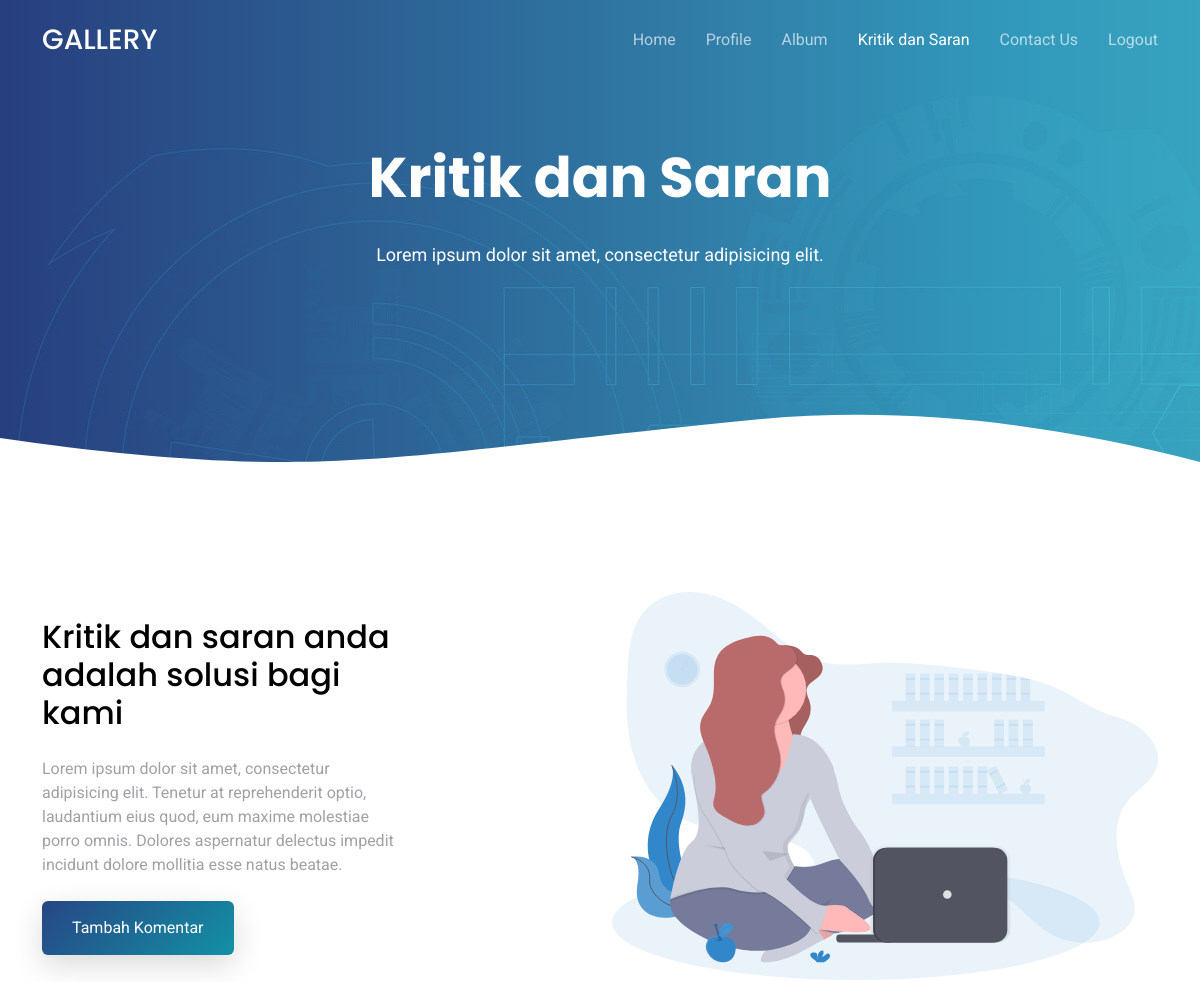
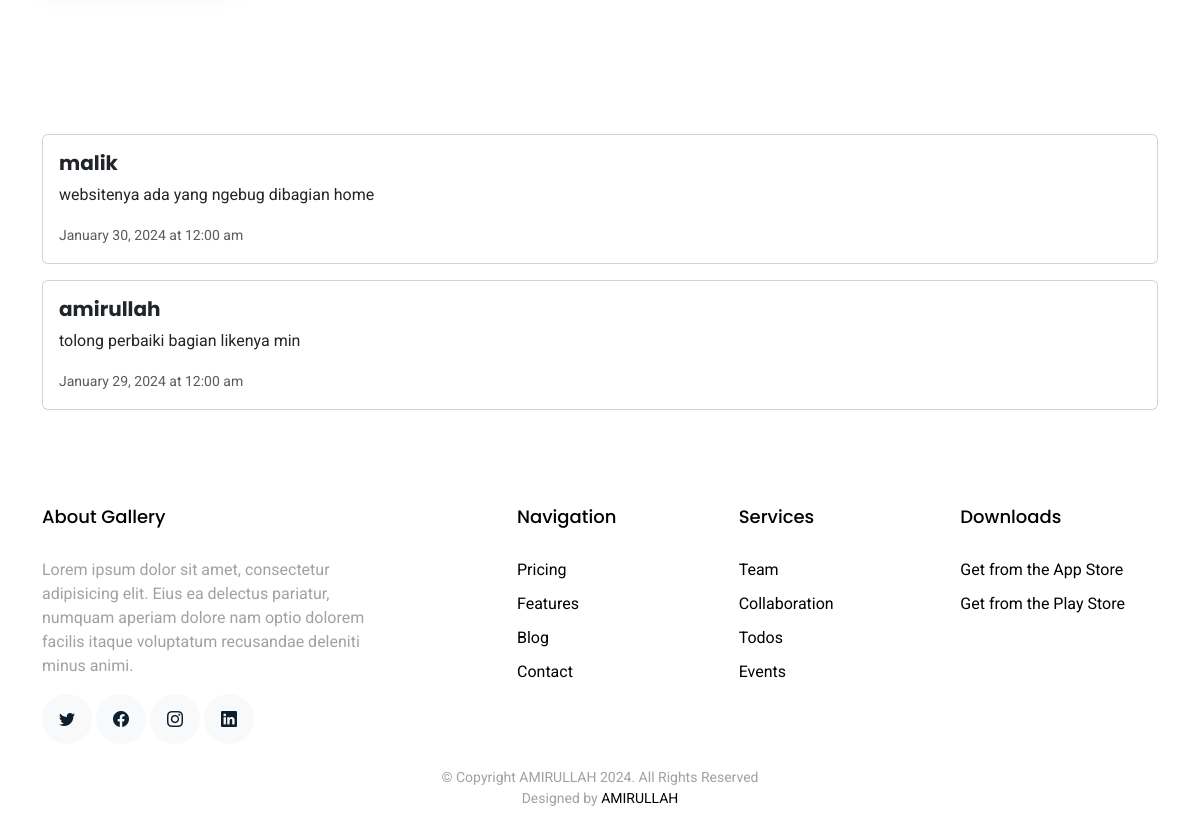
The page /user/saran.php on the database its author committed (2 pictures, top to bottom).
### tables this page shows
CREATE TABLE `saran` (
  `saranid` int(11) NOT NULL,
  `userid` int(11) NOT NULL,
  `isisaran` varchar(255) NOT NULL,
  `tanggalsaran` date NOT NULL
);

CREATE TABLE `user` (
  `userid` int(11) NOT NULL,
  `username` varchar(255) NOT NULL,
  `password` varchar(255) NOT NULL,
  `email` varchar(255) NOT NULL,
  `namalengkap` varchar(225) NOT NULL,
  `alamat` text NOT NULL,
  `tanggal_tambah` date NOT NULL
);

### user/saran.php (the view, shortened to what this page needs)
<?php
include 'koneksi.php';
function getDataSaran($conn) {
    $sql = mysqli_query($conn, "SELECT saran.*, user.namalengkap FROM saran
                                 JOIN user ON saran.userid = user.userid
                                 ORDER BY saran.tanggalsaran DESC");
    $data = array();
    while ($row = mysqli_fetch_assoc($sql)) {
        $data[] = $row;
    }
    return $data;
}
?>
<!DOCTYPE html>
<html lang="en">
<head>
  <link href="assets/vendor/aos/aos.css" rel="stylesheet">
  <link href="assets/vendor/bootstrap/css/bootstrap.min.css" rel="stylesheet">
  <link href="assets/vendor/bootstrap-icons/bootstrap-icons.css" rel="stylesheet">
  <link href="assets/vendor/boxicons/css/boxicons.min.css" rel="stylesheet">
  <link href="assets/vendor/swiper/swiper-bundle.min.css" rel="stylesheet">
  <link href="assets/css/style.css" rel="stylesheet">
</head>
<body>
  <header id="header" class="fixed-top d-flex align-items-center">
    <div class="container d-flex justify-content-between align-items-center">
      <div class="logo">
        <h1><a href="index.html">GALLERY</a></h1>
      </div>
      <nav id="navbar" class="navbar">
        <ul>
          <li><a class="" href="index.php">Home</a></li>
          <li><a href="profile.php">Profile</a></li>
          <li><a href="album.php">Album</a></li>
          <li><a class="active" href="saran.php">Kritik dan Saran</a></li>
          <li><a href="contact.php">Contact Us</a></li>
      <li><a href="logout.php">Logout</a></li>
        </ul>
      </nav>
    </div>
  </header>
  <main id="main">
    <div class="hero-section inner-page">
      <div class="wave">
      </div>
      <div class="container">
        <div class="row align-items-center">
          <div class="col-12">
            <div class="row justify-content-center">
              <div class="col-md-7 text-center hero-text">
                <h1 data-aos="fade-up" data-aos-delay="">Kritik dan Saran</h1>
                <p class="mb-5" data-aos="fade-up" data-aos-delay="100">Lorem ipsum dolor sit amet, consectetur adipisicing elit.</p>
              </div>
            </div>
          </div>
        </div>
      </div>
    </div>
    <section class="section">
      <div class="container">
        <div class="row align-items-center">
          <div class="col-md-4 me-auto">
            <h2 class="mb-4">Kritik dan saran anda adalah solusi bagi kami</h2>
            <p class="mb-4">Lorem ipsum dolor sit amet, consectetur adipisicing elit. Tenetur at reprehenderit optio,
              laudantium eius quod, eum maxime molestiae porro omnis. Dolores aspernatur delectus impedit incidunt
              dolore mollitia esse natus beatae.</p>
              <button type="button" class="btn btn-primary" data-toggle="modal" data-target="#modalTambahSaran">Tambah Komentar</button>
          </div>
          <div class="col-md-6" data-aos="fade-left">
            <img src="assets/img/undraw_svg_2.svg" alt="Image" class="img-fluid">
          </div>
        </div>
      </div>
    </section>
  <div class="container mt-4">
    <?php
    $dataSaran = getDataSaran($conn);
    foreach ($dataSaran as $saran) {
    ?>
        <div class="card mb-3">
            <div class="card-body">
                <h5 class="card-title"><strong><?= $saran['namalengkap'] ?></strong></h5>
                <p class="card-text"><?= $saran['isisaran'] ?></p>
                <div class="d-flex justify-content-between align-items-center">
                    <div class="text-muted">
                        <small><?= date('F j, Y \a\t g:i a', strtotime($saran['tanggalsaran'])) ?></small>
                    </div>
                </div>
            </div>
        </div>
    <?php
    }
    ?>
</div>
  </main>
  <footer class="footer" role="contentinfo">
    <div class="container">
      <div class="row">
        <div class="col-md-4 mb-4 mb-md-0">
          <h3>About Gallery</h3>
          <p>Lorem ipsum dolor sit amet, consectetur adipisicing elit. Eius ea delectus pariatur, numquam aperiam
            dolore nam optio dolorem facilis itaque voluptatum recusandae deleniti minus animi.</p>
          <p class="social">
            <a href="#"><span class="bi bi-twitter"></span></a>
            <a href="#"><span class="bi bi-facebook"></span></a>
            <a href="#"><span class="bi bi-instagram"></span></a>
            <a href="#"><span class="bi bi-linkedin"></span></a>
          </p>
        </div>
        <div class="col-md-7 ms-auto">
          <div class="row site-section pt-0">
            <div class="col-md-4 mb-4 mb-md-0">
              <h3>Navigation</h3>
              <ul class="list-unstyled">
                <li><a href="#">Pricing</a></li>
                <li><a href="#">Features</a></li>
                <li><a href="#">Blog</a></li>
                <li><a href="#">Contact</a></li>
              </ul>
            </div>
            <div class="col-md-4 mb-4 mb-md-0">
              <h3>Services</h3>
              <ul class="list-unstyled">
                <li><a href="#">Team</a></li>
                <li><a href="#">Collaboration</a></li>
                <li><a href="#">Todos</a></li>
                <li><a href="#">Events</a></li>
              </ul>
            </div>
            <div class="col-md-4 mb-4 mb-md-0">
              <h3>Downloads</h3>
              <ul class="list-unstyled">
                <li><a href="#">Get from the App Store</a></li>
                <li><a href="#">Get from the Play Store</a></li>
              </ul>
            </div>
          </div>
        </div>
      </div>
      <div class="row justify-content-center text-center">
        <div class="col-md-7">
          <p class="copyright">&copy; Copyright AMIRULLAH 2024. All Rights Reserved</p>
          <div class="credits">
            Designed by <a href="#">AMIRULLAH</a>
          </div>
        </div>
      </div>
    </div>
  </footer>
</body>
</html>

### user/assets/css/style.css (style rules this page uses)
html { overflow-x: hidden; }
body { font-family: "Roboto", sans-serif; color: #9fa1a4; line-height: 1.5; }
a { color: #777; text-decoration: none; transition: 0.3s all ease; }
h1, h2, h3, h4, h5, h6, .font-heading { font-family: "Poppins", sans-serif; color: #000; }
.container { z-index: 2; position: relative; }
section { overflow: hidden; }
.section { padding: 7rem 0; }
.btn { border: none; padding: 15px 30px !important; }
.btn.btn-primary { background: #2d71a1; background: linear-gradient(-45deg, #1391a5, #274685); color: #fff; box-shadow: 0 10px 30px 0 rgba(0, 0, 0, 0.15); }
#header { height: 80px; transition: all 0.5s; z-index: 997; transition: all 0.5s; }
#header .logo h1 { font-size: 28px; margin: 0; padding: 4px 0; line-height: 1; font-weight: 500; }
#header .logo h1 a, #header .logo h1 a:hover { color: #fff; text-decoration: none; }
.navbar { padding: 0; }
.navbar ul { margin: 0; padding: 0; display: flex; list-style: none; align-items: center; }
.navbar li { position: relative; }
.navbar a, .navbar a:focus { display: flex; align-items: center; justify-content: space-between; padding: 10px 0 10px 30px; font-size: 16px; font-weight: 400; color: rgba(255, 255, 255, 0.65); white-space: nowrap; transition: 0.3s; }
.navbar a:hover, .navbar .active, .navbar .active:focus, .navbar li:hover>a { color: #fff; }
.hero-section { background: linear-gradient(to right, rgba(39, 70, 133, 0.8) 0%, rgba(61, 179, 197, 0.8) 100%), url(../img/hero-bg.jpg); position: relative; }
.hero-section .wave { width: 100%; overflow: hidden; position: absolute; z-index: 1; bottom: -150px; }
.hero-section .wave svg { width: 100%; }
.hero-section, .hero-section>.container>.row { height: 100vh; min-height: 880px; }
.hero-section.inner-page { height: 60vh; min-height: 0; }
.hero-section.inner-page .hero-text { transform: translateY(-150px); margin-top: -120px; }
.hero-section h1 { font-size: 3.5rem; color: #fff; font-weight: 700; margin-bottom: 30px; }
.hero-section p { font-size: 18px; color: #fff; }
.footer { padding: 5rem 0 2.5rem 0; }
.footer h3 { font-size: 18px; margin-bottom: 30px; }
.footer ul li { margin-bottom: 10px; }
.footer a { color: #000; }
.footer .copyright { margin-bottom: 0px; }
.footer .copyright, .footer .credits { font-size: 14px; }
.social a { display: inline-block; width: 50px; height: 50px; border-radius: 50%; background: #f8f9fa; position: relative; text-align: center; transition: 0.3s background ease; color: #0d1e2d; line-height: 0; }
.social a span { display: inline-block; left: 50%; position: absolute; top: 50%; transform: translate(-50%, -50%); }

### rows shown on the page
saran: userid.namalengkap "malik", isisaran "websitenya ada yang ngebug dibagian home", tanggalsaran "January 30, 2024 at 12:00 am"
saran: userid.namalengkap "amirullah", isisaran "tolong perbaiki bagian likenya min", tanggalsaran "January 29, 2024 at 12:00 am"
